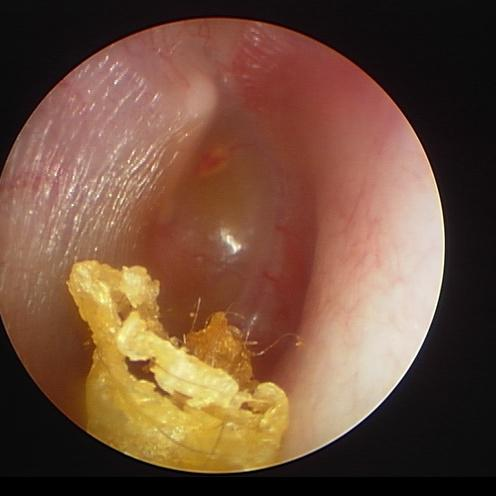
#> input picture dataset/original/jpg/Earwax/0024.jpg, 496 x 496 px
$ python compute.py ../../../dataset/original/jpg/Earwax/0024.jpg
#> lines starting #> are read from the running program, lines starting #| are printed output that depends on the picture
# coding: utf-8

from __future__ import (
    absolute_import,
    division,
    print_function,
    unicode_literals
)

from math import atan2, pi
from sys import argv

import numpy as np
from imageio import imread
from skimage.feature import canny

from cpbd.octave import sobel


# threshold to characterize blocks as edge/non-edge blocks
THRESHOLD = 0.002

# fitting parameter
BETA = 3.6

# block size
BLOCK_HEIGHT, BLOCK_WIDTH = (64, 64)

# just noticeable widths based on the perceptual experiments
WIDTH_JNB = np.concatenate([5*np.ones(51), 3*np.ones(205)])


# [171 lines left out: functions compute, marziliano_method, _calculate_sharpness_metric, is_edge_block, not called in this run]


def get_block_contrast(block):
    # type: (numpy.ndarray) -> int
    return int(np.max(block) - np.min(block))


if __name__ == '__main__':
    input_image = imread(argv[1], mode='L')
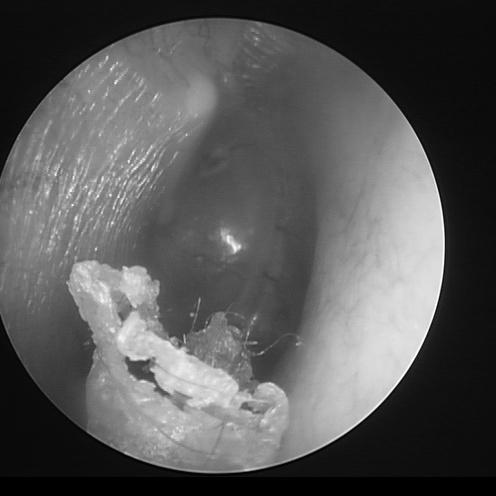
#> input_image: shape (496, 496); min 0, max 255, mean 88.4
#> (the run stopped early here; a loop or call above may not have finished)

$ run again, on dataset/original/jpg/Earwax/17.jpg
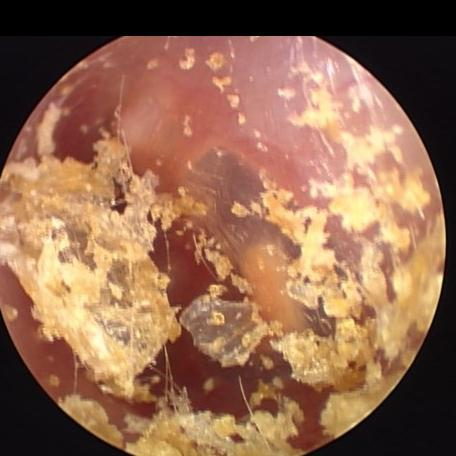
#> input picture dataset/original/jpg/Earwax/17.jpg, 456 x 456 px
#> `input_image = imread(argv[1], mode='L')`:
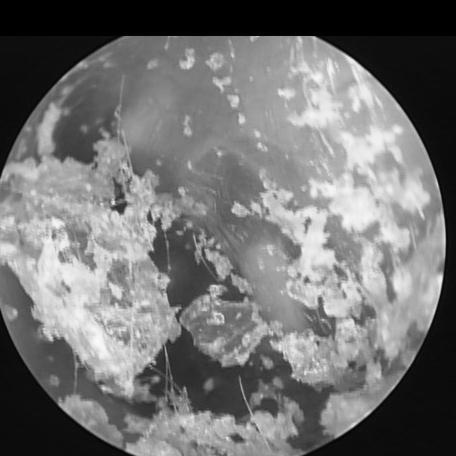
#> input_image: shape (456, 456); min 0, max 251, mean 114.3

$ run again, on dataset/original/jpg/Earwax/34.jpg
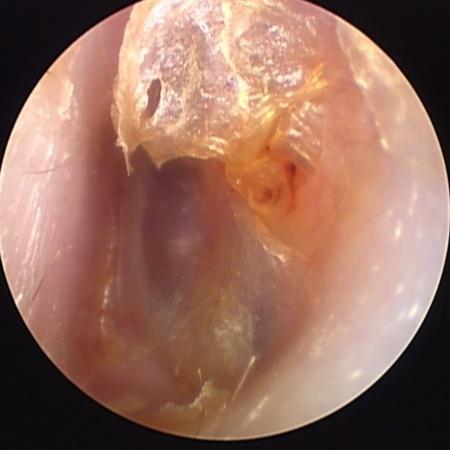
#> input picture dataset/original/jpg/Earwax/34.jpg, 450 x 450 px
#> `input_image = imread(argv[1], mode='L')`:
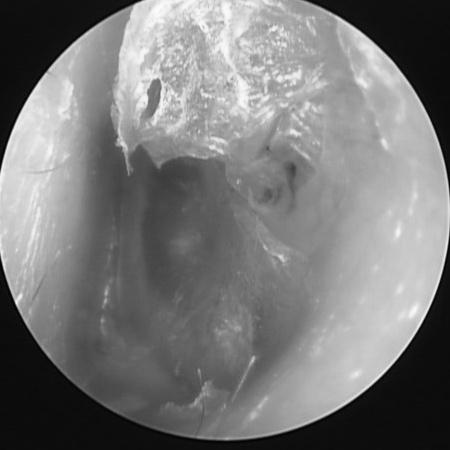
#> input_image: shape (450, 450); min 0, max 253, mean 121
